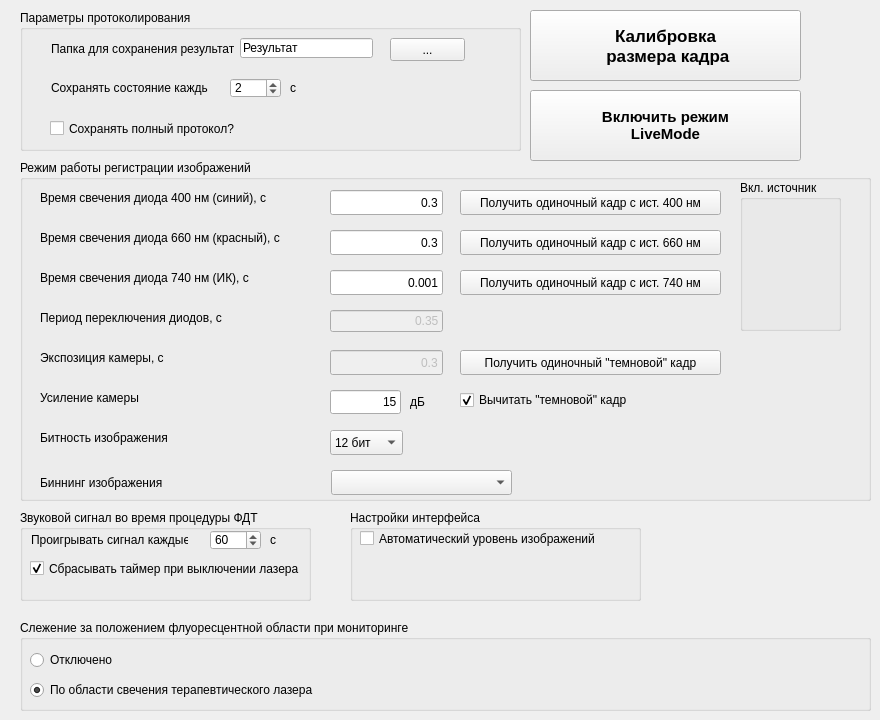
     <widget class="QWidget" name="tSettings">
      <attribute name="title">
       <string>Параметры</string>
      </attribute>
      <widget class="QGroupBox" name="groupBoxProtocol">
       <property name="geometry">
        <rect>
         <x>20</x>
         <y>10</y>
         <width>501</width>
         <height>141</height>
        </rect>
       </property>
       <property name="title">
        <string>Параметры протоколирования</string>
       </property>
       <widget class="QLabel" name="label_2">
        <property name="geometry">
         <rect>
          <x>31</x>
          <y>31</y>
          <width>183</width>
          <height>16</height>
         </rect>
        </property>
        <property name="text">
         <string>Папка для сохранения результатов</string>
        </property>
       </widget>
       <widget class="QLineEdit" name="eLoggingFolder">
        <property name="geometry">
         <rect>
          <x>220</x>
          <y>28</y>
          <width>133</width>
          <height>20</height>
         </rect>
        </property>
        <property name="text">
         <string>Результат</string>
        </property>
       </widget>
       <widget class="QLabel" name="label_3">
        <property name="geometry">
         <rect>
          <x>31</x>
          <y>70</y>
          <width>157</width>
          <height>16</height>
         </rect>
        </property>
        <property name="text">
         <string>Сохранять состояние каждые </string>
        </property>
       </widget>
       <widget class="QSpinBox" name="sTimer">
        <property name="geometry">
         <rect>
          <x>210</x>
          <y>68</y>
          <width>51</width>
          <height>20</height>
         </rect>
        </property>
        <property name="maximum">
         <number>10000</number>
        </property>
        <property name="value">
         <number>2</number>
        </property>
       </widget>
       <widget class="QLabel" name="label_4">
        <property name="geometry">
         <rect>
          <x>270</x>
          <y>70</y>
          <width>16</width>
          <height>16</height>
         </rect>
        </property>
        <property name="text">
         <string>c</string>
        </property>
       </widget>
       <widget class="QPushButton" name="pSaveResults">
        <property name="geometry">
         <rect>
          <x>370</x>
          <y>28</y>
          <width>75</width>
          <height>23</height>
         </rect>
        </property>
        <property name="text">
         <string>...</string>
        </property>
       </widget>
       <widget class="QCheckBox" name="cFullProtocolSave">
        <property name="geometry">
         <rect>
          <x>30</x>
          <y>110</y>
          <width>221</width>
          <height>17</height>
         </rect>
        </property>
        <property name="text">
         <string>Сохранять полный протокол?</string>
        </property>
        <property name="checked">
         <bool>false</bool>
        </property>
       </widget>
      </widget>
      <widget class="QPushButton" name="pCalibration">
       <property name="enabled">
        <bool>true</bool>
       </property>
       <property name="geometry">
        <rect>
         <x>530</x>
         <y>10</y>
         <width>271</width>
         <height>71</height>
        </rect>
       </property>
       <property name="font">
        <font>
         <pointsize>13</pointsize>
         <weight>75</weight>
         <bold>true</bold>
        </font>
       </property>
       <property name="text">
        <string>Калибровка
 размера кадра</string>
       </property>
      </widget>
      <widget class="QGroupBox" name="groupBoxRezime">
       <property name="enabled">
        <bool>true</bool>
       </property>
       <property name="geometry">
        <rect>
         <x>20</x>
         <y>160</y>
         <width>851</width>
         <height>341</height>
        </rect>
       </property>
       <property name="title">
        <string>Режим работы регистрации изображений</string>
       </property>
       <widget class="QLabel" name="label_5">
        <property name="geometry">
         <rect>
          <x>20</x>
          <y>30</y>
          <width>251</width>
          <height>16</height>
         </rect>
        </property>
        <property name="text">
         <string>Время свечения диода 400 нм (синий), c</string>
        </property>
       </widget>
       <widget class="QLabel" name="label_6">
        <property name="geometry">
         <rect>
          <x>20</x>
          <y>70</y>
          <width>261</width>
          <height>16</height>
         </rect>
        </property>
        <property name="text">
         <string>Время свечения диода 660 нм (красный), c</string>
        </property>
       </widget>
       <widget class="QLabel" name="label_7">
        <property name="geometry">
         <rect>
          <x>20</x>
          <y>110</y>
          <width>231</width>
          <height>16</height>
         </rect>
        </property>
        <property name="text">
         <string>Время свечения диода 740 нм (ИК), c</string>
        </property>
       </widget>
       <widget class="QLineEdit" name="e400Exposition">
        <property name="geometry">
         <rect>
          <x>310</x>
          <y>30</y>
          <width>113</width>
          <height>25</height>
         </rect>
        </property>
        <property name="toolTip">
         <string>&gt;= 0.001 c</string>
        </property>
        <property name="text">
         <string>0.3</string>
        </property>
        <property name="alignment">
         <set>Qt::AlignRight|Qt::AlignTrailing|Qt::AlignVCenter</set>
        </property>
       </widget>
       <widget class="QLineEdit" name="e660Exposition">
        <property name="geometry">
         <rect>
          <x>310</x>
          <y>70</y>
          <width>113</width>
          <height>25</height>
         </rect>
        </property>
        <property name="toolTip">
         <string>&gt;= 0.001 c</string>
        </property>
        <property name="text">
         <string>0.3</string>
        </property>
        <property name="alignment">
         <set>Qt::AlignRight|Qt::AlignTrailing|Qt::AlignVCenter</set>
        </property>
       </widget>
       <widget class="QLineEdit" name="e740Exposition">
        <property name="geometry">
         <rect>
          <x>310</x>
          <y>110</y>
          <width>113</width>
          <height>25</height>
         </rect>
        </property>
        <property name="toolTip">
         <string>&gt;= 0.001 c</string>
        </property>
        <property name="text">
         <string>0.001</string>
        </property>
        <property name="alignment">
         <set>Qt::AlignRight|Qt::AlignTrailing|Qt::AlignVCenter</set>
        </property>
       </widget>
       <widget class="QLineEdit" name="eCameraExposition">
        <property name="enabled">
         <bool>false</bool>
        </property>
        <property name="geometry">
         <rect>
          <x>310</x>
          <y>190</y>
          <width>113</width>
          <height>25</height>
         </rect>
        </property>
        <property name="toolTip">
         <string>Должен быть &gt;= 0.07 c и меньше, чем период переключения диодов</string>
        </property>
        <property name="text">
         <string>0.3</string>
        </property>
        <property name="alignment">
         <set>Qt::AlignRight|Qt::AlignTrailing|Qt::AlignVCenter</set>
        </property>
       </widget>
       <widget class="QLabel" name="label_9">
        <property name="geometry">
         <rect>
          <x>20</x>
          <y>190</y>
          <width>221</width>
          <height>16</height>
         </rect>
        </property>
        <property name="text">
         <string>Экспозиция камеры, c</string>
        </property>
       </widget>
       <widget class="QLabel" name="label_10">
        <property name="geometry">
         <rect>
          <x>20</x>
          <y>150</y>
          <width>221</width>
          <height>16</height>
         </rect>
        </property>
        <property name="text">
         <string>Период переключения диодов, c</string>
        </property>
       </widget>
       <widget class="QLineEdit" name="ePeriod">
        <property name="enabled">
         <bool>false</bool>
        </property>
        <property name="geometry">
         <rect>
          <x>310</x>
          <y>150</y>
          <width>113</width>
          <height>22</height>
         </rect>
        </property>
        <property name="toolTip">
         <string>Должен быть &gt;= 0.1 c и больше, чем экспозиция камеры </string>
        </property>
        <property name="statusTip">
         <string/>
        </property>
        <property name="whatsThis">
         <string/>
        </property>
        <property name="text">
         <string comment="Не ниже 0.1" extracomment="Не ниже 0.1">0.35</string>
        </property>
        <property name="alignment">
         <set>Qt::AlignRight|Qt::AlignTrailing|Qt::AlignVCenter</set>
        </property>
        <property name="placeholderText">
         <string/>
        </property>
       </widget>
       <widget class="QLabel" name="label_11">
        <property name="geometry">
         <rect>
          <x>20</x>
          <y>230</y>
          <width>221</width>
          <height>16</height>
         </rect>
        </property>
        <property name="text">
         <string>Усиление камеры</string>
        </property>
       </widget>
       <widget class="QLineEdit" name="eCameraGain">
        <property name="geometry">
         <rect>
          <x>310</x>
          <y>230</y>
          <width>71</width>
          <height>24</height>
         </rect>
        </property>
        <property name="toolTip">
         <string>от 15 до 41 дБ</string>
        </property>
        <property name="text">
         <string>15</string>
        </property>
        <property name="alignment">
         <set>Qt::AlignRight|Qt::AlignTrailing|Qt::AlignVCenter</set>
        </property>
       </widget>
       <widget class="QLabel" name="label_12">
        <property name="geometry">
         <rect>
          <x>390</x>
          <y>234</y>
          <width>221</width>
          <height>16</height>
         </rect>
        </property>
        <property name="text">
         <string>дБ</string>
        </property>
       </widget>
       <widget class="QCheckBox" name="cNoneNormilize">
        <property name="geometry">
         <rect>
          <x>440</x>
          <y>230</y>
          <width>261</width>
          <height>20</height>
         </rect>
        </property>
        <property name="text">
         <string>Вычитать &quot;темновой&quot; кадр</string>
        </property>
        <property name="checked">
         <bool>true</bool>
        </property>
       </widget>
       <widget class="QPushButton" name="pBlueSingle">
        <property name="geometry">
         <rect>
          <x>440</x>
          <y>30</y>
          <width>261</width>
          <height>25</height>
         </rect>
        </property>
        <property name="text">
         <string>Получить одиночный кадр с ист. 400 нм</string>
        </property>
       </widget>
       <widget class="QPushButton" name="pRedSingle">
        <property name="geometry">
         <rect>
          <x>440</x>
          <y>70</y>
          <width>261</width>
          <height>25</height>
         </rect>
        </property>
        <property name="text">
         <string>Получить одиночный кадр с ист. 660 нм</string>
        </property>
       </widget>
       <widget class="QPushButton" name="pIRSingle">
        <property name="geometry">
         <rect>
          <x>440</x>
          <y>110</y>
          <width>261</width>
          <height>25</height>
         </rect>
        </property>
        <property name="text">
         <string>Получить одиночный кадр с ист. 740 нм</string>
        </property>
       </widget>
       <widget class="QPushButton" name="pNoneSingle">
        <property name="geometry">
         <rect>
          <x>440</x>
          <y>190</y>
          <width>261</width>
          <height>25</height>
         </rect>
        </property>
        <property name="text">
         <string>Получить одиночный &quot;темновой&quot; кадр</string>
        </property>
       </widget>
       <widget class="QLabel" name="label_13">
        <property name="geometry">
         <rect>
          <x>20</x>
          <y>270</y>
          <width>221</width>
          <height>16</height>
         </rect>
        </property>
        <property name="text">
         <string>Битность изображения</string>
        </property>
       </widget>
       <widget class="QComboBox" name="cCameraBit">
        <property name="geometry">
         <rect>
          <x>310</x>
          <y>270</y>
          <width>73</width>
          <height>25</height>
         </rect>
        </property>
        <property name="currentIndex">
         <number>1</number>
        </property>
        <item>
         <property name="text">
          <string>8 бит</string>
         </property>
        </item>
        <item>
         <property name="text">
          <string>12 бит</string>
         </property>
        </item>
       </widget>
       <widget class="QLabel" name="label_14">
        <property name="geometry">
         <rect>
          <x>20</x>
          <y>315</y>
          <width>221</width>
          <height>16</height>
         </rect>
        </property>
        <property name="text">
         <string>Биннинг изображения</string>
        </property>
       </widget>
       <widget class="QComboBox" name="cCameraBinning">
        <property name="enabled">
         <bool>true</bool>
        </property>
        <property name="geometry">
         <rect>
          <x>311</x>
          <y>310</y>
          <width>181</width>
          <height>25</height>
         </rect>
        </property>
        <property name="currentIndex">
         <number>-1</number>
        </property>
       </widget>
       <widget class="QGroupBox" name="groupBoxLedSources">
        <property name="geometry">
         <rect>
          <x>720</x>
          <y>20</y>
          <width>101</width>
          <height>151</height>
         </rect>
        </property>
        <property name="title">
         <string>Вкл. источник</string>
        </property>
        <widget class="QLed" name="widget_led740" native="true">
         <property name="geometry">
          <rect>
           <x>30</x>
           <y>100</y>
           <width>41</width>
           <height>31</height>
          </rect>
         </property>
        </widget>
        <widget class="QLed" name="widget_led400" native="true">
         <property name="geometry">
          <rect>
           <x>30</x>
           <y>20</y>
           <width>41</width>
           <height>31</height>
          </rect>
         </property>
        </widget>
        <widget class="QLed" name="widget_led660" native="true">
         <property name="geometry">
          <rect>
           <x>30</x>
           <y>60</y>
           <width>41</width>
           <height>31</height>
          </rect>
         </property>
        </widget>
       </widget>
      </widget>
      <widget class="QPushButton" name="pLiveMode">
       <property name="geometry">
        <rect>
         <x>530</x>
         <y>90</y>
         <width>271</width>
         <height>71</height>
        </rect>
       </property>
       <property name="font">
        <font>
         <pointsize>11</pointsize>
         <weight>75</weight>
         <bold>true</bold>
        </font>
       </property>
       <property name="text">
        <string>Включить режим 
LiveMode</string>
       </property>
      </widget>
      <widget class="QGroupBox" name="groupWatch">
       <property name="geometry">
        <rect>
         <x>20</x>
         <y>620</y>
         <width>851</width>
         <height>91</height>
        </rect>
       </property>
       <property name="title">
        <string>Слежение за положением флуоресцентной области при мониторинге</string>
       </property>
       <widget class="QRadioButton" name="rShadowingNone">
        <property name="geometry">
         <rect>
          <x>10</x>
          <y>30</y>
          <width>95</width>
          <height>20</height>
         </rect>
        </property>
        <property name="text">
         <string>Отключено</string>
        </property>
        <property name="checked">
         <bool>false</bool>
        </property>
       </widget>
       <widget class="QRadioButton" name="rShadowingGlare">
        <property name="geometry">
         <rect>
          <x>10</x>
          <y>60</y>
          <width>321</width>
          <height>20</height>
         </rect>
        </property>
        <property name="text">
         <string>По области свечения терапевтического лазера</string>
        </property>
        <property name="checked">
         <bool>true</bool>
        </property>
       </widget>
      </widget>
      <widget class="QGroupBox" name="groupBeep">
       <property name="geometry">
        <rect>
         <x>20</x>
         <y>510</y>
         <width>291</width>
         <height>91</height>
        </rect>
       </property>
       <property name="title">
        <string>Звуковой сигнал во время процедуры ФДТ</string>
       </property>
       <widget class="QLabel" name="label_16">
        <property name="geometry">
         <rect>
          <x>250</x>
          <y>22</y>
          <width>121</width>
          <height>16</height>
         </rect>
        </property>
        <property name="text">
         <string>c</string>
        </property>
       </widget>
       <widget class="QLabel" name="label_17">
        <property name="geometry">
         <rect>
          <x>11</x>
          <y>22</y>
          <width>157</width>
          <height>16</height>
         </rect>
        </property>
        <property name="text">
         <string>Проигрывать сигнал каждые</string>
        </property>
       </widget>
       <widget class="QSpinBox" name="sTimerBeep">
        <property name="geometry">
         <rect>
          <x>190</x>
          <y>20</y>
          <width>51</width>
          <height>20</height>
         </rect>
        </property>
        <property name="minimum">
         <number>1</number>
        </property>
        <property name="maximum">
         <number>10000</number>
        </property>
        <property name="value">
         <number>60</number>
        </property>
       </widget>
       <widget class="QCheckBox" name="cResetBeepTimer">
        <property name="geometry">
         <rect>
          <x>10</x>
          <y>50</y>
          <width>371</width>
          <height>17</height>
         </rect>
        </property>
        <property name="text">
         <string>Сбрасывать таймер при выключении лазера</string>
        </property>
        <property name="checked">
         <bool>true</bool>
        </property>
       </widget>
      </widget>
      <widget class="QGroupBox" name="groupInterface">
       <property name="geometry">
        <rect>
         <x>350</x>
         <y>510</y>
         <width>291</width>
         <height>91</height>
        </rect>
       </property>
       <property name="title">
        <string>Настройки интерфейса</string>
       </property>
       <widget class="QCheckBox" name="cAutoLevel">
        <property name="geometry">
         <rect>
          <x>10</x>
          <y>20</y>
          <width>371</width>
          <height>17</height>
         </rect>
        </property>
        <property name="text">
         <string>Автоматический уровень изображений</string>
        </property>
        <property name="checked">
         <bool>false</bool>
        </property>
       </widget>
      </widget>
     </widget>
